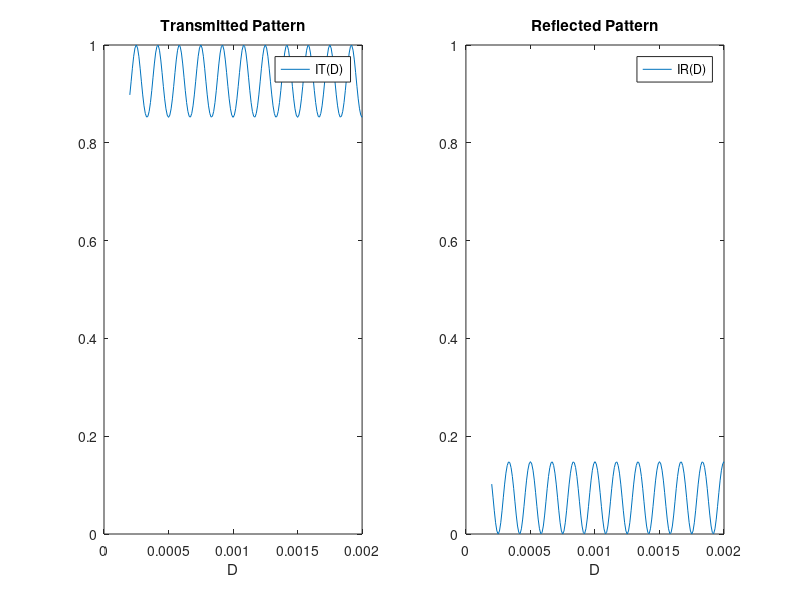

MATLAB code to generate this figure:
% I14PLANIDS

% Normal incidence. Plane parallel plate, reflected and transmitted intensity
% depending on thickness for fixed wavelength.
% The reflection coefficients are calculated from Fresnels formulas for ? = 0
% Refractive indices n1, n2 and n3 may all be different and the reflection coefficient
% for both surfaces are calculated.
% The calculation of the fringe pattern is done depending on D for fixed ?, .

function I14PLANIDS;
% Delta = 2*pi/Lamda   2dn2
Theta1 = 1;
n1 = 1;
n2 = 1.5;
n3 = 1;
% Delta = 2*pi/Lamda   2dn2
r12 = (n2 - n1)/(n2+n1) %r12 = 0.2;
r23 = (n3 - n2)/(n3+n2) %r23 = -0.2
Lamda = 0.0005;
D = (0.0002:0.00001:0.002);
IT = ((1-r12^2)*(1-r23^2))./(1+(r12*r23)^2-(2*r12*r23)*cos(4*pi*(D/Lamda)*n2));
IR = 1 - IT;

figure(1);
subplot(1,2,1);
plot(D,IT);
axis([0 0.002 0 1]);
xlabel('D');
legend('IT(D)');
title('Transmitted Pattern');
subplot(1,2,2);
plot(D,IR);
axis([0 0.002 0 1]);
xlabel('D');
legend('IR(D)');
title('Reflected Pattern');
